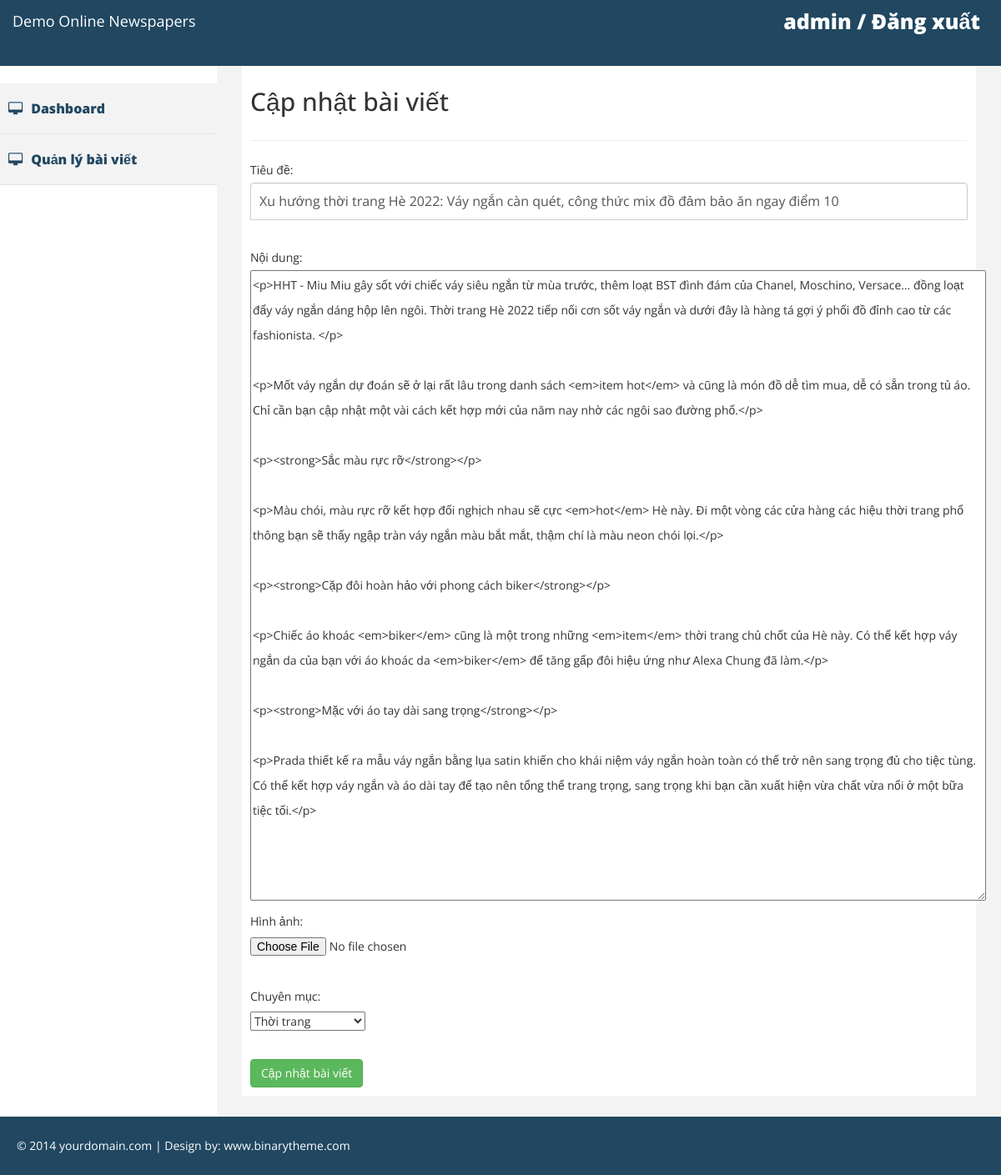
The app's page /admin/post_update.php?id=11 (signed in) with its own data.
### tables this page shows
CREATE TABLE `posts` (
  `post_id` int(11) NOT NULL,
  `category_id` int(11) NOT NULL,
  `title` varchar(255) NOT NULL,
  `content` text NOT NULL,
  `image` text NOT NULL,
  `createdate` datetime NOT NULL,
  `del_flag` tinyint(4) NOT NULL
);

### incs/class_db.php (called while the page is built, shortened)
<?php
class dblib
{
    private $__conn;
    function connect()
    {
        $servername = "localhost";
        $username = "root";
        $password = "";
        $dbname = "webtintuc";
        if (!$this->__conn) {
            try {
                $this->__conn = new PDO("mysql:host=$servername;dbname=$dbname", $username, $password);
                $this->__conn->setAttribute(PDO::ATTR_ERRMODE, PDO::ERRMODE_EXCEPTION);
            } catch (PDOException $e) {
                echo "Error: " . $e->getMessage();
                die();
            }
        }
    }
    function get_list($sql)
	{
		$stmt = $this->__conn->prepare($sql);
		$stmt->execute();
		$stmt->setFetchMode(PDO::FETCH_ASSOC);
		return $stmt->fetchALL();
	}
    function get_row($sql)
    {
        $stmt = $this->__conn->prepare($sql);
        $stmt->execute();
        $stmt->setFetchMode(PDO::FETCH_ASSOC);
        return $stmt->fetch();
    }
}

### incs/class_admin.php (the view, shortened to what this page needs)
<?php
class adminlib extends dblib
{
	function get_dropdown_category($list, $value)
	{
		$info = '<option value="0">Chọn chuyên mục</option>';
		for ($i = 0; $i < count($list); $i++) {
			$selected = $list[$i]["category_id"] == $value ? 'selected' : '';
			$info .= '<option value="' . $list[$i]["category_id"] . '" ' . $selected . ' >' . $list[$i]["name"] . '</option>';
		}
		return $info;
	}
}

### admin/post_update.php (shortened to what this page needs)
<?php
function inc()
{
	include "../incs/class_db.php";
	include "../incs/class_admin.php";
}
$adminlib = new adminlib();
$post_id = intval($_GET["id"]);
$sql = "SELECT title, content, category_id FROM posts WHERE post_id = $post_id";
$data = $adminlib->get_row($sql);
$sql = "SELECT * FROM category";
$list_category = $adminlib->get_list($sql);
?>
<?php include 'header.php'; ?>
<?php include 'sidebar.php'; ?>
<div id="page-wrapper">
	<div id="page-inner">
		<div class="row">
			<div class="col-md-12">
				<h2>Cập nhật bài viết</h2>
			</div>
		</div>
		<hr />
		<form action="post_update.php?id=<?php echo $post_id ?>" method="post" enctype="multipart/form-data">
			Tiêu đề:<?php echo isset($error['title']) ? $error['title'] : ''; ?><br>
			<input type="text" name="title" value="<?php echo isset($data['title']) ? $data['title'] : ''; ?>" class="form-control"><br>
			Nội dung:<?php echo isset($error['content']) ? $error['content'] : ''; ?><br>
			<textarea name="content" id="content" rows="25" cols="120"><?php echo isset($data['content']) ? $data['content'] : ''; ?></textarea>
			<br>
			Hình ảnh:<?php echo isset($error['image']) ? $error['image'] : ''; ?><br>
			<input name="fileToUpload" type="file"><br>
			Chuyên mục:<?php echo isset($error['category_id']) ? $error['category_id'] : ''; ?><br>
			<select name="category_id">
				<?php echo $adminlib->get_dropdown_category($list_category, $data["category_id"]); ?>
			</select><br><br>
			<input type="submit" name="update_action" value="Cập nhật bài viết" class="btn btn-success">
		</form>
	</div>
</div>
</div>
<?php include 'footer.php'; ?>

### admin/assets/css/custom.css (style rules this page uses)
body { font-family: 'Open Sans', sans-serif; line-height:30px; }
#page-wrapper { padding: 15px 15px; min-height: 600px; background:#F3F3F3; }
#page-inner { width:100%; margin:10px 20px 10px 0px; background-color:#fff!important; padding:10px; min-height:1050px; }
@media (min-width:768px) { #page-wrapper { margin: 0 0 0 260px; padding: 15px 30px; min-height: 1050px; } }
.form-control { position: relative; font-size: 16px; height: auto; padding: 10px; }
input[type="text"] { margin-bottom: 0px; border-bottom-left-radius: 0; border-bottom-right-radius: 0; }

### records on screen
posts: title "Xu hướng thời trang Hè 2022: Váy ngắn càn quét, công thức mix đồ đảm bảo ăn ngay điểm 10", content "<p>HHT - Miu Miu gây sốt với chiếc váy siêu ngắn từ mùa trước, thêm loạt BST đình đám của Chanel, Moschino, Versace... đồng loạt đẩy váy ngắn dáng hộp lên ngôi. Thời trang Hè 2022 tiếp nối cơn sốt váy ngắn và dưới đây là hàng tá gợi ý phối đồ đỉnh cao từ các fashionista. </p> <p>Mốt váy ngắn dự đoán sẽ ở lại rất lâu trong danh sách <em>item hot</em> và cũng là món đồ dễ tìm mua, dễ có sẵn trong tủ áo. Chỉ cần bạn cập nhật một vài cách kết hợp mới của năm nay nhờ các ngôi sao đường phố.</p> <p><strong>Sắc màu rực rỡ</strong></p> <p>Màu chói, màu rực rỡ kết hợp đối nghịch nhau sẽ cực <em>hot</em> Hè này. Đi một vòng các cửa hàng các hiệu thời trang phổ thông bạn sẽ thấy ngập tràn váy ngắn màu…"

### other values on screen
$_COOKIE["admin"] "admin"
form field category_id "Thời trang"
